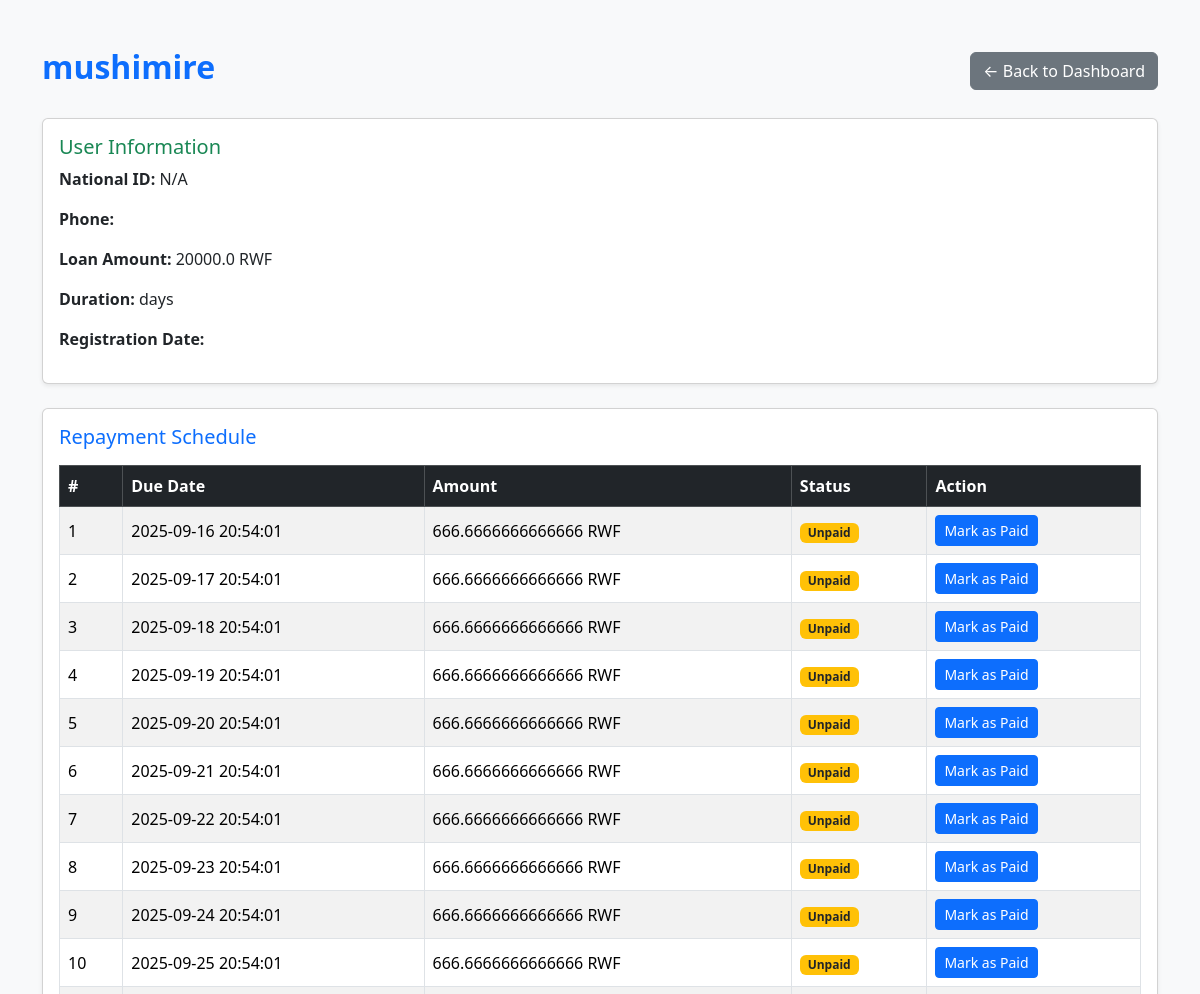
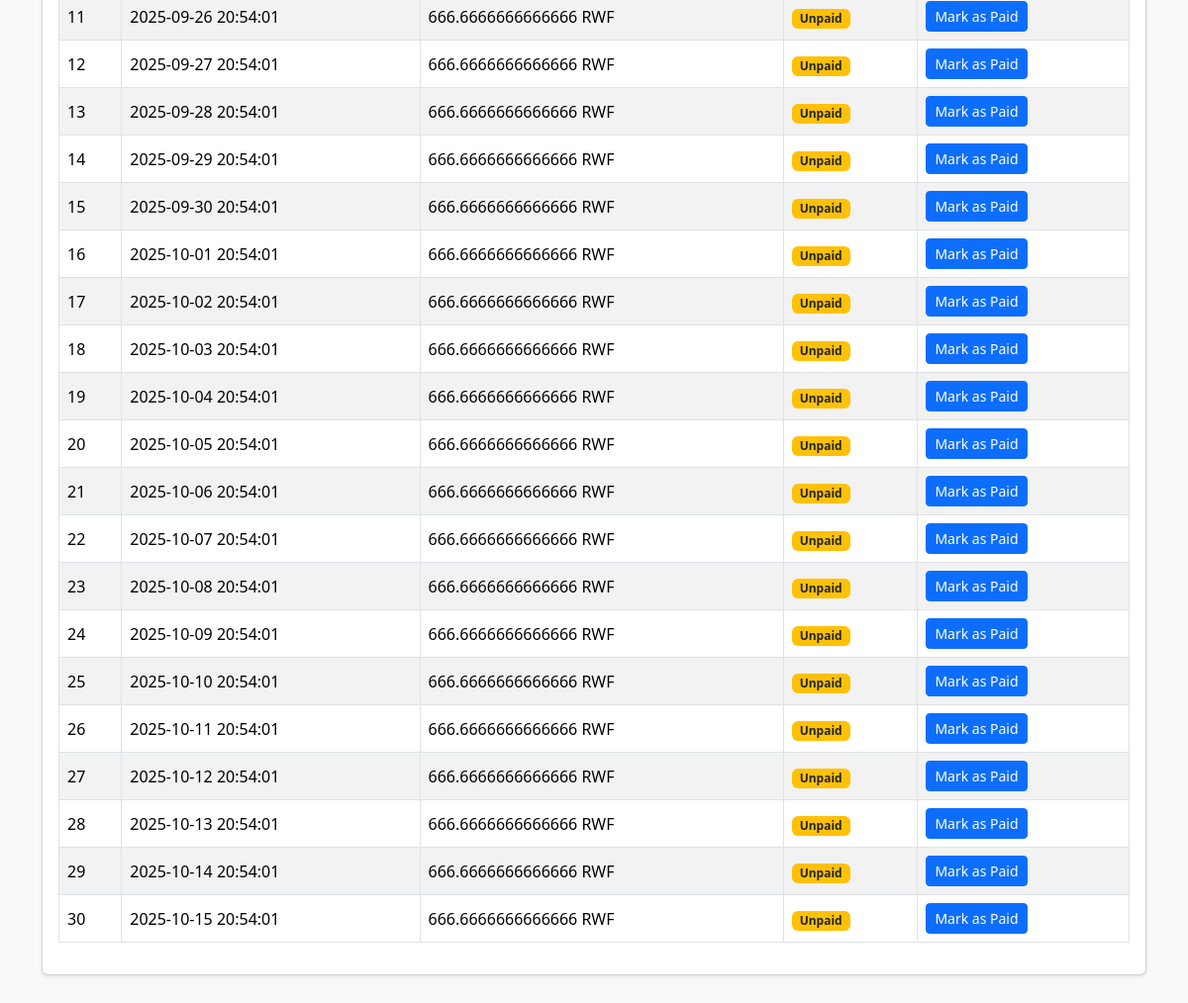
The app's page /user/5 (signed in) with its own data (2 pictures, top to bottom).
### tables this page shows
CREATE TABLE users (
            id INTEGER PRIMARY KEY AUTOINCREMENT,
            session_id TEXT,
            phone TEXT,
            national_id TEXT,
            full_name TEXT,
            address TEXT,
            father_name TEXT,
            mother_name TEXT,
            loan_amount REAL,
            duration INTEGER,
            date_registered TEXT
        );

CREATE TABLE repayments (
            id INTEGER PRIMARY KEY AUTOINCREMENT,
            user_id INTEGER,
            amount REAL,
            due_date TEXT,
            paid INTEGER DEFAULT 0,
            FOREIGN KEY(user_id) REFERENCES users(id)
        );

### app.py (the view)
@app.route("/user/<int:user_id>")
def user_details(user_id):
    if "admin" not in session:
        return redirect(url_for("login"))
    user = get_user_by_id(user_id)
    if not user:
        flash("User not found", "error")
        return redirect(url_for("dashboard"))
    repayments = get_repayments_by_user(user_id)
    today = datetime.now()
    for r in repayments:
        due_date = datetime.strptime(r["due_date"], "%Y-%m-%d %H:%M:%S")
        delta = due_date - today
        r["countdown"] = f"{delta.days} days" if delta.days > 0 else "0 days"
        r["status"] = "Paid" if r.get("paid") == 1 else "Unpaid"
    return render_template("user_details.html", user=user, repayments=repayments)

### app.py (called while the page is built)
def get_user_by_id(user_id):
    conn = sqlite3.connect(DB_NAME)
    conn.row_factory = sqlite3.Row
    c = conn.cursor()
    c.execute("SELECT * FROM users WHERE id=?", (user_id,))
    row = c.fetchone()
    conn.close()
    return dict(row) if row else None

def get_repayments_by_user(user_id):
    conn = sqlite3.connect(DB_NAME)
    conn.row_factory = sqlite3.Row
    c = conn.cursor()
    c.execute("SELECT * FROM repayments WHERE user_id=?", (user_id,))
    rows = c.fetchall()
    conn.close()
    return [dict(r) for r in rows]

### templates/user_details.html (shortened to what this page needs)
<!DOCTYPE html>
<html lang="en">
<head>
    <link href="https://cdn.jsdelivr.net/npm/bootstrap@5.3.2/dist/css/bootstrap.min.css" rel="stylesheet">
</head>
<body class="bg-light">
    <div class="container py-5">
        <div class="d-flex justify-content-between align-items-center mb-4">
            <h2 class="fw-bold text-primary">{{ user.full_name }}</h2>
            <a href="{{ url_for('dashboard') }}" class="btn btn-secondary">← Back to Dashboard</a>
        </div>
        <div class="card shadow-sm mb-4">
            <div class="card-body">
                <h5 class="card-title text-success">User Information</h5>
                <p><strong>National ID:</strong> {{ user.national_id }}</p>
                <p><strong>Phone:</strong> {{ user.phone_number }}</p>
                <p><strong>Loan Amount:</strong> {{ user.loan_amount }} RWF</p>
                <p><strong>Duration:</strong> {{ user.loan_duration }} days</p>
                <p><strong>Registration Date:</strong> {{ user.registration_date }}</p>
            </div>
        </div>
        <div class="card shadow-sm">
            <div class="card-body">
                <h5 class="card-title text-primary mb-3">Repayment Schedule</h5>
                {% if repayments %}
                    <table class="table table-striped table-bordered align-middle">
                        <thead class="table-dark">
                            <tr>
                                <th>#</th>
                                <th>Due Date</th>
                                <th>Amount</th>
                                <th>Status</th>
                                <th>Action</th>
                            </tr>
                        </thead>
                        <tbody>
                            {% for r in repayments %}
                                <tr>
                                    <td>{{ loop.index }}</td>
                                    <td>{{ r.due_date }}</td>
                                    <td>{{ r.amount }} RWF</td>
                                    <td>
                                        {% if r.status == 'Paid' %}
                                            <span class="badge bg-success">Paid</span>
                                        {% elif r.status == 'Overdue' %}
                                            <span class="badge bg-danger">Overdue</span>
                                        {% else %}
                                            <span class="badge bg-warning text-dark">Unpaid</span>
                                        {% endif %}
                                    </td>
                                    <td>
                                        {% if r.status != 'Paid' %}
                                            <a href="{{ url_for('mark_paid', repayment_id=r.id) }}" class="btn btn-sm btn-primary">
                                                Mark as Paid
                                            </a>
                                        {% else %}
                                            <button class="btn btn-sm btn-outline-secondary" disabled>✓ Paid</button>
                                        {% endif %}
                                    </td>
                                </tr>
                            {% endfor %}
                        </tbody>
                    </table>
                {% else %}
                    <p class="text-muted">No repayment records found for this user.</p>
                {% endif %}
            </div>
        </div>
    </div>
</body>
</html>

### records on screen
users: full_name "mushimire", national_id "N/A", loan_amount "20000.0"
repayments: due_date "2025-09-16 20:54:01", amount "666.6666666666666"
repayments: due_date "2025-09-17 20:54:01", amount "666.6666666666666"
repayments: due_date "2025-09-18 20:54:01", amount "666.6666666666666"
repayments: due_date "2025-09-19 20:54:01", amount "666.6666666666666"
repayments: due_date "2025-09-20 20:54:01", amount "666.6666666666666"
repayments: due_date "2025-09-21 20:54:01", amount "666.6666666666666"
repayments: due_date "2025-09-22 20:54:01", amount "666.6666666666666"
repayments: due_date "2025-09-23 20:54:01", amount "666.6666666666666"
repayments: due_date "2025-09-24 20:54:01", amount "666.6666666666666"
repayments: due_date "2025-09-25 20:54:01", amount "666.6666666666666"
repayments: due_date "2025-09-26 20:54:01", amount "666.6666666666666"
repayments: due_date "2025-09-27 20:54:01", amount "666.6666666666666"
repayments: due_date "2025-09-28 20:54:01", amount "666.6666666666666"
repayments: due_date "2025-09-29 20:54:01", amount "666.6666666666666"
repayments: due_date "2025-09-30 20:54:01", amount "666.6666666666666"
repayments: due_date "2025-10-01 20:54:01", amount "666.6666666666666"
repayments: due_date "2025-10-02 20:54:01", amount "666.6666666666666"
repayments: due_date "2025-10-03 20:54:01", amount "666.6666666666666"
repayments: due_date "2025-10-04 20:54:01", amount "666.6666666666666"
repayments: due_date "2025-10-05 20:54:01", amount "666.6666666666666"
repayments: due_date "2025-10-06 20:54:01", amount "666.6666666666666"
repayments: due_date "2025-10-07 20:54:01", amount "666.6666666666666"
repayments: due_date "2025-10-08 20:54:01", amount "666.6666666666666"
repayments: due_date "2025-10-09 20:54:01", amount "666.6666666666666"
repayments: due_date "2025-10-10 20:54:01", amount "666.6666666666666"
repayments: due_date "2025-10-11 20:54:01", amount "666.6666666666666"
repayments: due_date "2025-10-12 20:54:01", amount "666.6666666666666"
repayments: due_date "2025-10-13 20:54:01", amount "666.6666666666666"
repayments: due_date "2025-10-14 20:54:01", amount "666.6666666666666"
repayments: due_date "2025-10-15 20:54:01", amount "666.6666666666666"
